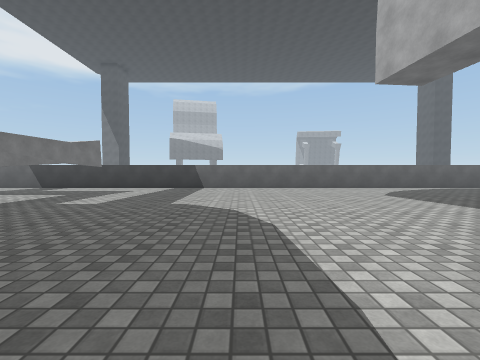
[1] (above)

12 first-person views from a walk through a Unity game level. The camera is 1.2 m above the floor, tilts 2° down and sees 90° across. The floor is counted in squares, 2 m on a side. Each view is taken from the middle of a square. On the plan, view 1 faces up. The plan holds only what a view shows up to about 9 squares ahead; the rest is blank. The place goes on beyond the plan. Surface patterns are stand-ins for the level's own textures.

[2]
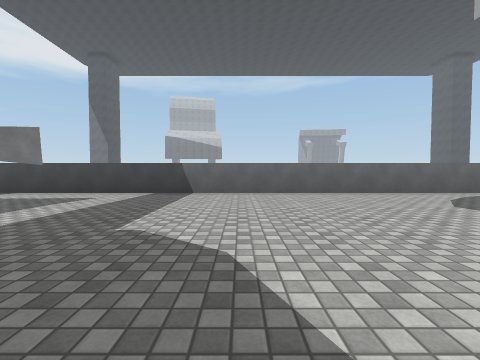

[3]
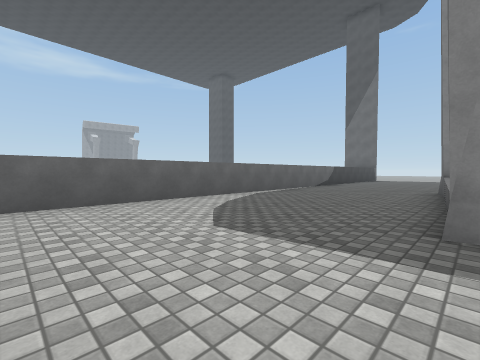

[4]
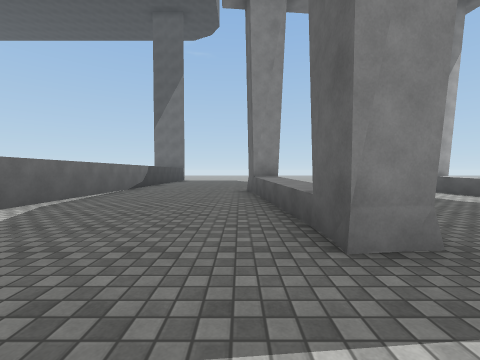

[5]
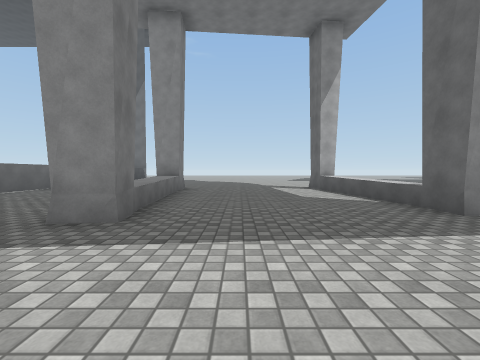

[6]
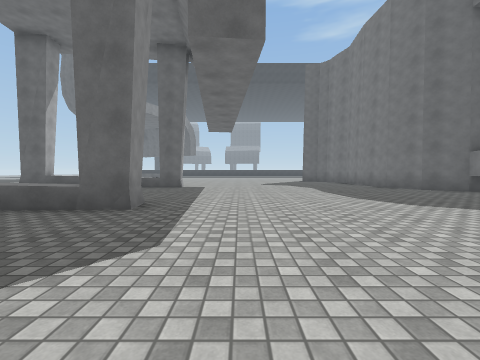

[7]
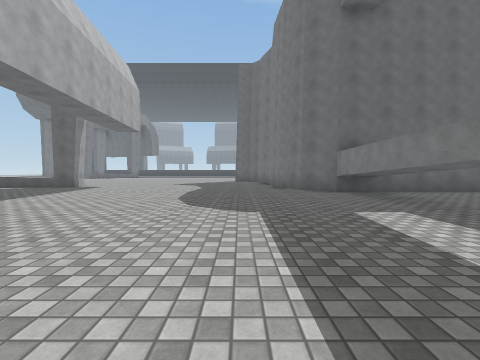

[8]
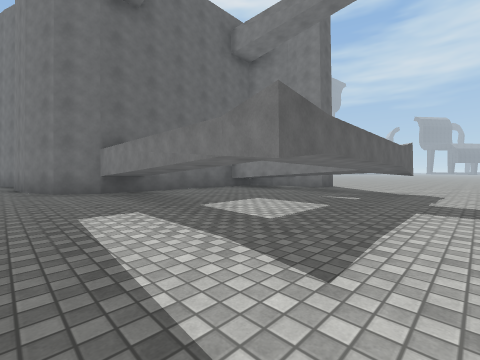

[9]
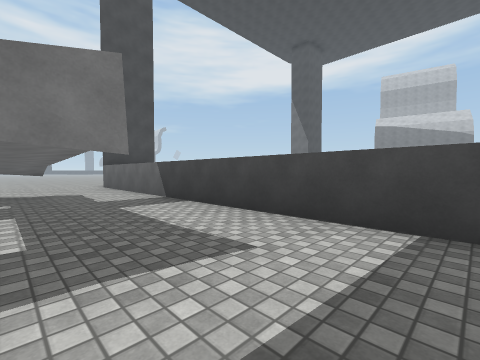

[10]
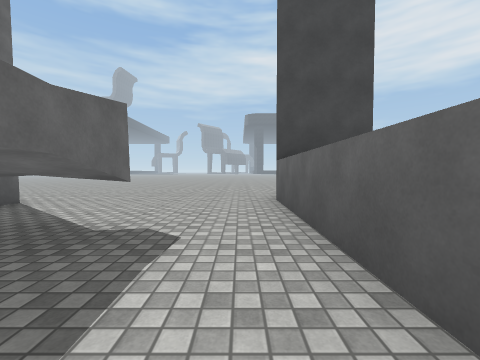

[11]
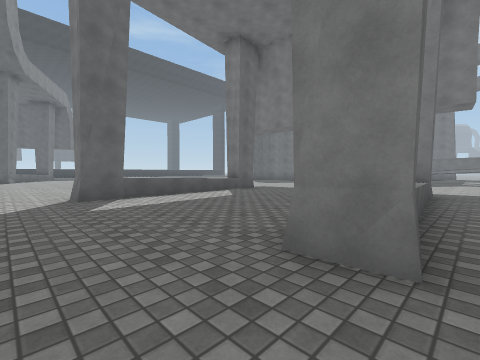

[12]
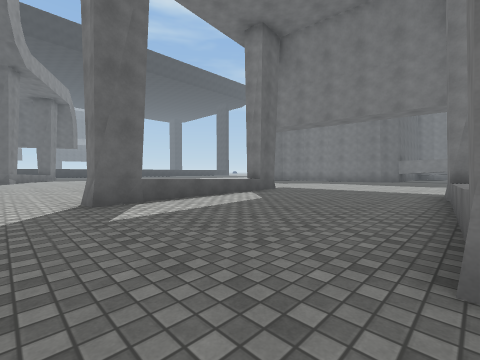

### Floor plan
Key: @ floor where view 1 was taken; # wall or solid block; . floor; ^ raised ledge; T thing the floor can be seen under or through.
Columns run from 16 left of view 1 to 12 right of it. Each row starts with its distance up from view 1.
  9 ....#########################
  8 .............................
  7 .............................
  6 .......TTTTTT................
  5 .......T    T................
  4 .......#    #........#^^^^#..
  3 .....# #   ##................
  2 ....   #   ##................
  1 ..      #####................
  0             ##..@............
 -1              #........#^^^##.

Positions as (right, up) in squares from view 1, and headings:
1: (0, 0), facing up
2: (0, 2), facing up
3: (2, 4), facing up-right
4: (3, 5), facing right
5: (2, 2), facing right
6: (3, 8), facing down
7: (-1, 8), facing down
8: (-2, 8), facing down-left
9: (-2, 6), facing up-left
10: (-7, 8), facing left
11: (12, 5), facing down-left
12: (12, 4), facing down-left
